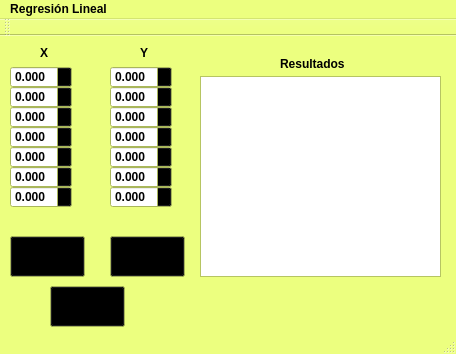
<?xml version="1.0" encoding="UTF-8"?>
<ui version="4.0">
 <class>Rregresion_Lineal</class>
 <widget class="QMainWindow" name="Rregresion_Lineal">
  <property name="geometry">
   <rect>
    <x>0</x>
    <y>0</y>
    <width>456</width>
    <height>354</height>
   </rect>
  </property>
  <property name="palette">
   <palette>
    <active>
     <colorrole role="WindowText">
      <brush brushstyle="SolidPattern">
       <color alpha="255">
        <red>0</red>
        <green>0</green>
        <blue>0</blue>
       </color>
      </brush>
     </colorrole>
     <colorrole role="Button">
      <brush brushstyle="SolidPattern">
       <color alpha="255">
        <red>0</red>
        <green>0</green>
        <blue>0</blue>
       </color>
      </brush>
     </colorrole>
     <colorrole role="Light">
      <brush brushstyle="SolidPattern">
       <color alpha="255">
        <red>226</red>
        <green>255</green>
        <blue>127</blue>
       </color>
      </brush>
     </colorrole>
     <colorrole role="Midlight">
      <brush brushstyle="SolidPattern">
       <color alpha="255">
        <red>0</red>
        <green>0</green>
        <blue>0</blue>
       </color>
      </brush>
     </colorrole>
     <colorrole role="Text">
      <brush brushstyle="SolidPattern">
       <color alpha="255">
        <red>0</red>
        <green>0</green>
        <blue>0</blue>
       </color>
      </brush>
     </colorrole>
     <colorrole role="Base">
      <brush brushstyle="SolidPattern">
       <color alpha="255">
        <red>255</red>
        <green>255</green>
        <blue>255</blue>
       </color>
      </brush>
     </colorrole>
     <colorrole role="Window">
      <brush brushstyle="SolidPattern">
       <color alpha="255">
        <red>236</red>
        <green>255</green>
        <blue>127</blue>
       </color>
      </brush>
     </colorrole>
    </active>
    <inactive>
     <colorrole role="WindowText">
      <brush brushstyle="SolidPattern">
       <color alpha="255">
        <red>0</red>
        <green>0</green>
        <blue>0</blue>
       </color>
      </brush>
     </colorrole>
     <colorrole role="Button">
      <brush brushstyle="SolidPattern">
       <color alpha="255">
        <red>0</red>
        <green>0</green>
        <blue>0</blue>
       </color>
      </brush>
     </colorrole>
     <colorrole role="Light">
      <brush brushstyle="SolidPattern">
       <color alpha="255">
        <red>226</red>
        <green>255</green>
        <blue>127</blue>
       </color>
      </brush>
     </colorrole>
     <colorrole role="Midlight">
      <brush brushstyle="SolidPattern">
       <color alpha="255">
        <red>0</red>
        <green>0</green>
        <blue>0</blue>
       </color>
      </brush>
     </colorrole>
     <colorrole role="Text">
      <brush brushstyle="SolidPattern">
       <color alpha="255">
        <red>0</red>
        <green>0</green>
        <blue>0</blue>
       </color>
      </brush>
     </colorrole>
     <colorrole role="Base">
      <brush brushstyle="SolidPattern">
       <color alpha="255">
        <red>255</red>
        <green>255</green>
        <blue>255</blue>
       </color>
      </brush>
     </colorrole>
     <colorrole role="Window">
      <brush brushstyle="SolidPattern">
       <color alpha="255">
        <red>236</red>
        <green>255</green>
        <blue>127</blue>
       </color>
      </brush>
     </colorrole>
    </inactive>
    <disabled>
     <colorrole role="WindowText">
      <brush brushstyle="SolidPattern">
       <color alpha="255">
        <red>120</red>
        <green>120</green>
        <blue>120</blue>
       </color>
      </brush>
     </colorrole>
     <colorrole role="Button">
      <brush brushstyle="SolidPattern">
       <color alpha="255">
        <red>0</red>
        <green>0</green>
        <blue>0</blue>
       </color>
      </brush>
     </colorrole>
     <colorrole role="Light">
      <brush brushstyle="SolidPattern">
       <color alpha="255">
        <red>226</red>
        <green>255</green>
        <blue>127</blue>
       </color>
      </brush>
     </colorrole>
     <colorrole role="Midlight">
      <brush brushstyle="SolidPattern">
       <color alpha="255">
        <red>0</red>
        <green>0</green>
        <blue>0</blue>
       </color>
      </brush>
     </colorrole>
     <colorrole role="Text">
      <brush brushstyle="SolidPattern">
       <color alpha="255">
        <red>120</red>
        <green>120</green>
        <blue>120</blue>
       </color>
      </brush>
     </colorrole>
     <colorrole role="Base">
      <brush brushstyle="SolidPattern">
       <color alpha="255">
        <red>236</red>
        <green>255</green>
        <blue>127</blue>
       </color>
      </brush>
     </colorrole>
     <colorrole role="Window">
      <brush brushstyle="SolidPattern">
       <color alpha="255">
        <red>236</red>
        <green>255</green>
        <blue>127</blue>
       </color>
      </brush>
     </colorrole>
    </disabled>
   </palette>
  </property>
  <property name="font">
   <font>
    <weight>75</weight>
    <bold>true</bold>
   </font>
  </property>
  <property name="windowTitle">
   <string>Rregresion_Lineal</string>
  </property>
  <widget class="QWidget" name="centralWidget">
   <widget class="QLabel" name="label">
    <property name="geometry">
     <rect>
      <x>40</x>
      <y>10</y>
      <width>47</width>
      <height>13</height>
     </rect>
    </property>
    <property name="text">
     <string>X</string>
    </property>
   </widget>
   <widget class="QDoubleSpinBox" name="x3">
    <property name="geometry">
     <rect>
      <x>10</x>
      <y>70</y>
      <width>62</width>
      <height>22</height>
     </rect>
    </property>
    <property name="decimals">
     <number>3</number>
    </property>
    <property name="minimum">
     <double>-100.000000000000000</double>
    </property>
    <property name="maximum">
     <double>100.000000000000000</double>
    </property>
   </widget>
   <widget class="QPushButton" name="Metodo">
    <property name="geometry">
     <rect>
      <x>10</x>
      <y>200</y>
      <width>75</width>
      <height>41</height>
     </rect>
    </property>
    <property name="text">
     <string>Realizar</string>
    </property>
   </widget>
   <widget class="QPushButton" name="limpiar">
    <property name="geometry">
     <rect>
      <x>110</x>
      <y>200</y>
      <width>75</width>
      <height>41</height>
     </rect>
    </property>
    <property name="text">
     <string>Borrar</string>
    </property>
   </widget>
   <widget class="QDoubleSpinBox" name="y2">
    <property name="geometry">
     <rect>
      <x>110</x>
      <y>50</y>
      <width>62</width>
      <height>22</height>
     </rect>
    </property>
    <property name="decimals">
     <number>3</number>
    </property>
    <property name="minimum">
     <double>-100.000000000000000</double>
    </property>
    <property name="maximum">
     <double>100.000000000000000</double>
    </property>
   </widget>
   <widget class="QDoubleSpinBox" name="y6">
    <property name="geometry">
     <rect>
      <x>110</x>
      <y>130</y>
      <width>62</width>
      <height>22</height>
     </rect>
    </property>
    <property name="decimals">
     <number>3</number>
    </property>
    <property name="minimum">
     <double>-100.000000000000000</double>
    </property>
    <property name="maximum">
     <double>100.000000000000000</double>
    </property>
   </widget>
   <widget class="QDoubleSpinBox" name="x7">
    <property name="geometry">
     <rect>
      <x>10</x>
      <y>150</y>
      <width>62</width>
      <height>22</height>
     </rect>
    </property>
    <property name="decimals">
     <number>3</number>
    </property>
    <property name="minimum">
     <double>-100.000000000000000</double>
    </property>
    <property name="maximum">
     <double>100.000000000000000</double>
    </property>
   </widget>
   <widget class="QDoubleSpinBox" name="x5">
    <property name="geometry">
     <rect>
      <x>10</x>
      <y>110</y>
      <width>62</width>
      <height>22</height>
     </rect>
    </property>
    <property name="decimals">
     <number>3</number>
    </property>
    <property name="minimum">
     <double>-100.000000000000000</double>
    </property>
    <property name="maximum">
     <double>100.000000000000000</double>
    </property>
   </widget>
   <widget class="QDoubleSpinBox" name="x6">
    <property name="geometry">
     <rect>
      <x>10</x>
      <y>130</y>
      <width>62</width>
      <height>22</height>
     </rect>
    </property>
    <property name="decimals">
     <number>3</number>
    </property>
    <property name="minimum">
     <double>-100.000000000000000</double>
    </property>
    <property name="maximum">
     <double>100.000000000000000</double>
    </property>
   </widget>
   <widget class="QDoubleSpinBox" name="y3">
    <property name="geometry">
     <rect>
      <x>110</x>
      <y>70</y>
      <width>62</width>
      <height>22</height>
     </rect>
    </property>
    <property name="decimals">
     <number>3</number>
    </property>
    <property name="minimum">
     <double>-100.000000000000000</double>
    </property>
    <property name="maximum">
     <double>100.000000000000000</double>
    </property>
   </widget>
   <widget class="QDoubleSpinBox" name="y7">
    <property name="geometry">
     <rect>
      <x>110</x>
      <y>150</y>
      <width>62</width>
      <height>22</height>
     </rect>
    </property>
    <property name="decimals">
     <number>3</number>
    </property>
    <property name="minimum">
     <double>-100.000000000000000</double>
    </property>
    <property name="maximum">
     <double>100.000000000000000</double>
    </property>
   </widget>
   <widget class="QLabel" name="label_2">
    <property name="geometry">
     <rect>
      <x>140</x>
      <y>10</y>
      <width>47</width>
      <height>13</height>
     </rect>
    </property>
    <property name="text">
     <string>Y</string>
    </property>
   </widget>
   <widget class="QDoubleSpinBox" name="x2">
    <property name="geometry">
     <rect>
      <x>10</x>
      <y>50</y>
      <width>62</width>
      <height>22</height>
     </rect>
    </property>
    <property name="decimals">
     <number>3</number>
    </property>
    <property name="minimum">
     <double>-100.000000000000000</double>
    </property>
    <property name="maximum">
     <double>100.000000000000000</double>
    </property>
   </widget>
   <widget class="QDoubleSpinBox" name="y1">
    <property name="geometry">
     <rect>
      <x>110</x>
      <y>30</y>
      <width>62</width>
      <height>22</height>
     </rect>
    </property>
    <property name="decimals">
     <number>3</number>
    </property>
    <property name="minimum">
     <double>-100.000000000000000</double>
    </property>
    <property name="maximum">
     <double>100.000000000000000</double>
    </property>
   </widget>
   <widget class="QTextEdit" name="textEdit">
    <property name="geometry">
     <rect>
      <x>200</x>
      <y>40</y>
      <width>241</width>
      <height>201</height>
     </rect>
    </property>
   </widget>
   <widget class="QDoubleSpinBox" name="y5">
    <property name="geometry">
     <rect>
      <x>110</x>
      <y>110</y>
      <width>62</width>
      <height>22</height>
     </rect>
    </property>
    <property name="decimals">
     <number>3</number>
    </property>
    <property name="minimum">
     <double>-100.000000000000000</double>
    </property>
    <property name="maximum">
     <double>100.000000000000000</double>
    </property>
   </widget>
   <widget class="QDoubleSpinBox" name="x1">
    <property name="geometry">
     <rect>
      <x>10</x>
      <y>30</y>
      <width>62</width>
      <height>22</height>
     </rect>
    </property>
    <property name="decimals">
     <number>3</number>
    </property>
    <property name="minimum">
     <double>-100.000000000000000</double>
    </property>
    <property name="maximum">
     <double>100.000000000000000</double>
    </property>
   </widget>
   <widget class="QPushButton" name="salir">
    <property name="geometry">
     <rect>
      <x>50</x>
      <y>250</y>
      <width>75</width>
      <height>41</height>
     </rect>
    </property>
    <property name="text">
     <string>Salir</string>
    </property>
   </widget>
   <widget class="QDoubleSpinBox" name="y4">
    <property name="geometry">
     <rect>
      <x>110</x>
      <y>90</y>
      <width>62</width>
      <height>22</height>
     </rect>
    </property>
    <property name="decimals">
     <number>3</number>
    </property>
    <property name="minimum">
     <double>-100.000000000000000</double>
    </property>
    <property name="maximum">
     <double>100.000000000000000</double>
    </property>
   </widget>
   <widget class="QDoubleSpinBox" name="x4">
    <property name="geometry">
     <rect>
      <x>10</x>
      <y>90</y>
      <width>62</width>
      <height>22</height>
     </rect>
    </property>
    <property name="decimals">
     <number>3</number>
    </property>
    <property name="minimum">
     <double>-100.000000000000000</double>
    </property>
    <property name="maximum">
     <double>100.000000000000000</double>
    </property>
   </widget>
   <widget class="QLabel" name="label_3">
    <property name="geometry">
     <rect>
      <x>280</x>
      <y>20</y>
      <width>71</width>
      <height>16</height>
     </rect>
    </property>
    <property name="text">
     <string>Resultados</string>
    </property>
   </widget>
  </widget>
  <widget class="QMenuBar" name="menuBar">
   <property name="geometry">
    <rect>
     <x>0</x>
     <y>0</y>
     <width>456</width>
     <height>21</height>
    </rect>
   </property>
   <widget class="QMenu" name="menuRegresi_n_Lineal">
    <property name="title">
     <string>Regresión Lineal</string>
    </property>
   </widget>
   <addaction name="menuRegresi_n_Lineal"/>
  </widget>
  <widget class="QToolBar" name="mainToolBar">
   <attribute name="toolBarArea">
    <enum>TopToolBarArea</enum>
   </attribute>
   <attribute name="toolBarBreak">
    <bool>false</bool>
   </attribute>
  </widget>
  <widget class="QStatusBar" name="statusBar"/>
 </widget>
 <layoutdefault spacing="6" margin="11"/>
 <resources/>
 <connections/>
</ui>
